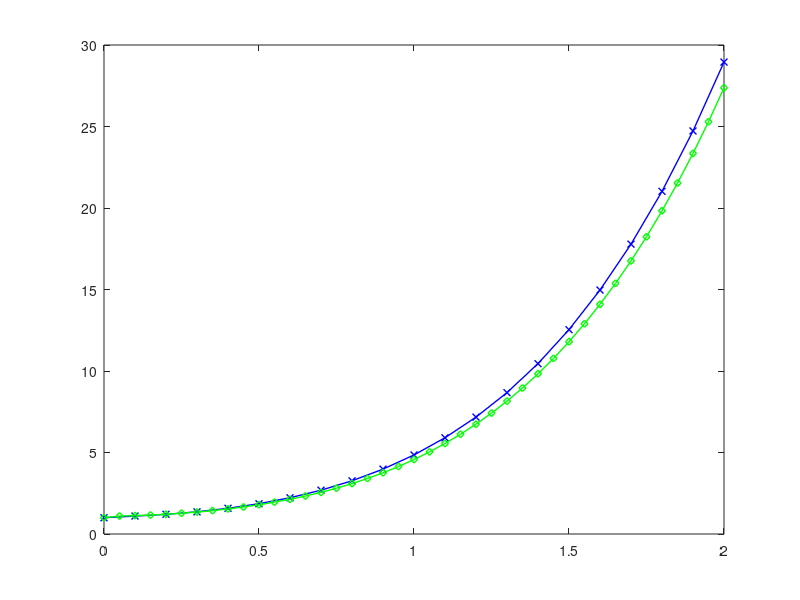

This chart was generated by the following MATLAB code: (Note: this script raises an error after producing the figure.)
%显式Adams
tic;
h=0.1;
y=1;Y2=[1,1.1];%y1=y0+hy0=1.1
for i=2:20
    y=Y2(i)+0.5*h*(3*(4*(h*i)*(Y2(i)).^(1/2))-4*(h*(i-1))*(Y2(i-1)).^(1/2));
    Y2=[Y2,y];
end
x=[0:0.1:2];
plot(x,Y2,'-bx','MarkerSize',5,'LineWidth',1);
hold on;
toc;

tic;
h=0.05;
y=1;Y2=[1,1.1];%y1=y0+hy0=1.1
for i=2:40
    y=Y2(i)+0.5*h*(3*(4*(h*i)*(Y2(i)).^(1/2))-4*(h*(i-1))*(Y2(i-1)).^(1/2));
    Y2=[Y2,y];
end
x=[0:0.05:2];
plot(x,Y2,'-gd','MarkerSize',5,'LineWidth',1);
hold on;
toc;

%精确解
syms y(t) t
dy=diff(y,t);
ode=dy==4*t*y.^(1/2);
conds=y(0)==1;
ysol=dsolve(ode,conds);
y_sol=matlabFunction(ysol);
t=linspace(0,2,1000);
y_vals=y_sol(t);
plot(t,y_vals(2,:),'k','LineWidth',1);
legend('h=0.1','h=0.05','精确解');
xlabel('t');
ylabel('y');
title('不同h的二阶显式Adams对比');
xticks(0:0.1:2);
